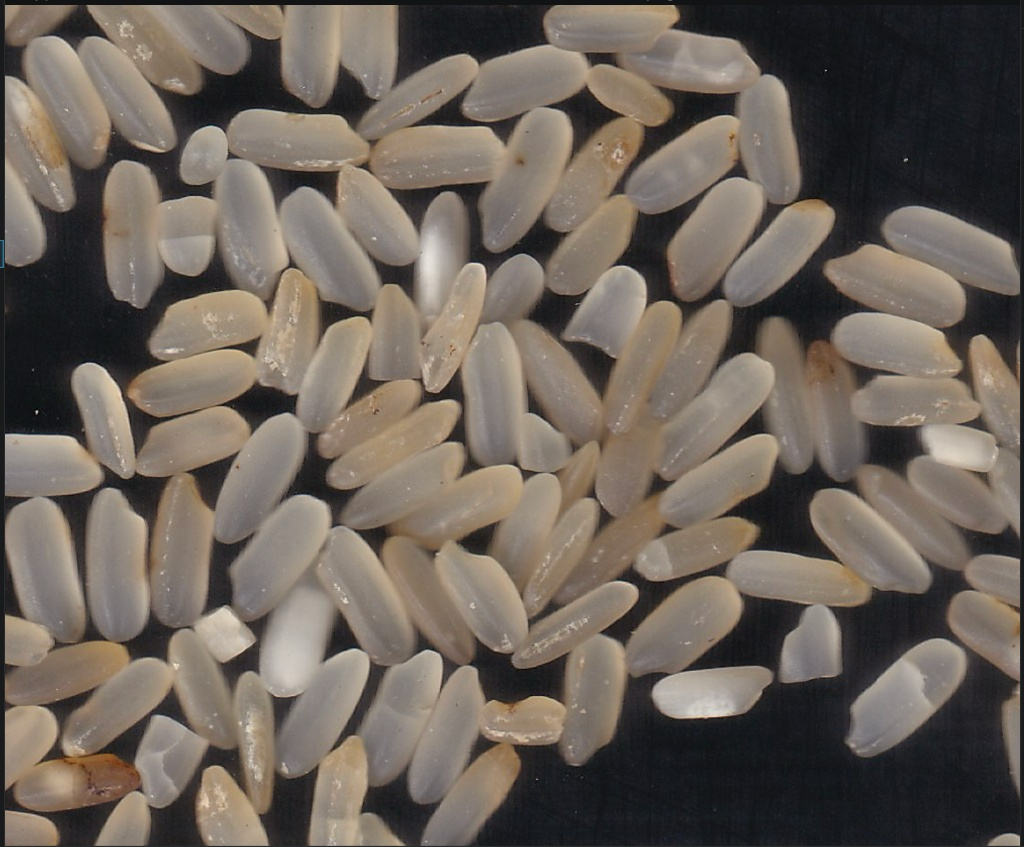
#> input picture inputs/InputImage.jpg, 1024 x 847 px
$ python rice_segmentation.py --input inputs/InputImage.jpg --expected inputs/ExpectedOutput.jpeg
#> lines starting #> are read from the running program, lines starting #| are printed output that depends on the picture; after the words box and inside, x2 and y2 are one past the last pixel; in counts of white or black regions, pixels touching at a corner belong together
"""Lean rice-grain instance segmentation pipeline.

The script builds a stylized instance map from a dark-background rice image:
1. make a clean foreground mask,
2. place one seed near each grain center,
3. estimate each grain's local direction,
4. render each grain as a colored ellipse on a black background.

Run:
    python rice_segmentation.py --input inputs/InputImage.jpg --expected inputs/ExpectedOutput.jpeg
"""

from __future__ import annotations

import argparse
import csv
from dataclasses import dataclass
from pathlib import Path
from typing import Dict, List, Optional, Sequence, Tuple

import cv2
import matplotlib.pyplot as plt
import numpy as np
from skimage.feature import peak_local_max


@dataclass(frozen=True)
class Config:
    input_path: str = "inputs/InputImage.jpg"
    expected_path: Optional[str] = "inputs/ExpectedOutput.jpeg"
    output_dir: str = "outputs"

    foreground_threshold: int = 60
    blur_kernel: int = 5
    morph_kernel: int = 3
    close_iterations: int = 1

    min_seed_distance: int = 12
    seed_threshold_abs: float = 2.0
    orientation_radius: int = 40
    ellipse_scale: float = 2.0

    clip_to_foreground: bool = False
    clip_dilation: int = 15
    random_seed: int = 42


def read_image(path: str) -> np.ndarray:
    image = cv2.imread(path, cv2.IMREAD_COLOR)
    if image is None:
        raise FileNotFoundError(f"Could not read image: {path}")
    return image


def ensure_odd(value: int) -> int:
    return value if value % 2 == 1 else value + 1


# Stage 1: grayscale and smoothing

def preprocess(image_bgr: np.ndarray, cfg: Config) -> Dict[str, np.ndarray]:
    gray = cv2.cvtColor(image_bgr, cv2.COLOR_BGR2GRAY)
    blur_size = ensure_odd(cfg.blur_kernel)
    blurred = cv2.GaussianBlur(gray, (blur_size, blur_size), 0)
    return {"gray": gray, "blurred": blurred}


# Stage 2: foreground extraction

def make_foreground_mask(blurred: np.ndarray, cfg: Config) -> np.ndarray:
    mask = np.uint8(blurred > cfg.foreground_threshold) * 255
    kernel_size = ensure_odd(cfg.morph_kernel)
    kernel = cv2.getStructuringElement(cv2.MORPH_ELLIPSE, (kernel_size, kernel_size))
    mask = cv2.morphologyEx(mask, cv2.MORPH_CLOSE, kernel, iterations=cfg.close_iterations)
    return mask


# Stage 3: seed placement

def find_grain_seeds(mask: np.ndarray, cfg: Config) -> Tuple[np.ndarray, np.ndarray]:
    distance_map = cv2.distanceTransform(mask, cv2.DIST_L2, 5)
    seed_points = peak_local_max(
        distance_map,
        min_distance=cfg.min_seed_distance,
        threshold_abs=cfg.seed_threshold_abs,
        labels=(mask > 0),
        exclude_border=False,
    )
    return seed_points, distance_map


def draw_seed_overlay(image_bgr: np.ndarray, seed_points: np.ndarray) -> np.ndarray:
    overlay = image_bgr.copy()
    for row, col in seed_points:
        cv2.circle(overlay, (int(col), int(row)), 3, (0, 0, 255), -1)
    return overlay


# Stage 4: local orientation estimation

def estimate_local_pose(
    row: int,
    col: int,
    mask: np.ndarray,
    gray: np.ndarray,
    cfg: Config,
) -> Tuple[float, float, float]:
    height, width = gray.shape
    radius = cfg.orientation_radius

    y0, y1 = max(0, row - radius), min(height, row + radius + 1)
    x0, x1 = max(0, col - radius), min(width, col + radius + 1)

    yy, xx = np.mgrid[y0:y1, x0:x1]
    local_mask = (mask[y0:y1, x0:x1] > 0).astype(np.float32)
    local_gray = gray[y0:y1, x0:x1].astype(np.float32)

    sigma = max(radius / 2.0, 1.0)
    gaussian_focus = np.exp(-((yy - row) ** 2 + (xx - col) ** 2) / (2 * sigma * sigma))
    brightness_weight = np.clip(local_gray - 40.0, 0.0, None) / 100.0
    weights = local_mask * gaussian_focus * (1.0 + brightness_weight)

    total = float(weights.sum())
    if total < 1e-6:
        return 0.0, 70.0, 24.0

    cx = float((weights * xx).sum() / total)
    cy = float((weights * yy).sum() / total)
    dx = xx - cx
    dy = yy - cy

    cov_xx = float((weights * dx * dx).sum() / total)
    cov_yy = float((weights * dy * dy).sum() / total)
    cov_xy = float((weights * dx * dy).sum() / total)

    covariance = np.array([[cov_xx, cov_xy], [cov_xy, cov_yy]], dtype=np.float64)
    eigenvalues, eigenvectors = np.linalg.eigh(covariance)
    order = np.argsort(eigenvalues)[::-1]
    eigenvalues = eigenvalues[order]
    eigenvectors = eigenvectors[:, order]

    angle = float(np.degrees(np.arctan2(eigenvectors[1, 0], eigenvectors[0, 0])))
    major_axis = 4.2 * float(np.sqrt(max(eigenvalues[0], 1.0)))
    minor_axis = 3.2 * float(np.sqrt(max(eigenvalues[1], 1.0)))

    major_axis = float(np.clip(major_axis, 40.0, 95.0)) * cfg.ellipse_scale
    minor_axis = float(np.clip(minor_axis, 14.0, 34.0)) * cfg.ellipse_scale

    if major_axis / max(minor_axis, 1.0) < 1.8:
        major_axis = minor_axis * 2.4

    return angle, major_axis, minor_axis


# Stage 5: instance rendering

def render_instances(
    image_shape: Tuple[int, int],
    mask: np.ndarray,
    gray: np.ndarray,
    seed_points: np.ndarray,
    cfg: Config,
) -> Tuple[np.ndarray, List[Dict[str, float]]]:
    height, width = image_shape
    canvas = np.zeros((height, width, 3), dtype=np.uint8)
    rng = np.random.default_rng(cfg.random_seed)

    clip_mask = None
    if cfg.clip_to_foreground:
        dilate_size = ensure_odd(cfg.clip_dilation)
        kernel = cv2.getStructuringElement(cv2.MORPH_ELLIPSE, (dilate_size, dilate_size))
        clip_mask = cv2.dilate(mask, kernel, iterations=1)

    instance_rows: List[Dict[str, float]] = []
    for instance_id, (row, col) in enumerate(seed_points, start=1):
        angle, major_axis, minor_axis = estimate_local_pose(int(row), int(col), mask, gray, cfg)
        color = rng.integers(45, 256, size=3, dtype=np.uint8).tolist()

        instance_mask = np.zeros((height, width), dtype=np.uint8)
        cv2.ellipse(
            instance_mask,
            ((float(col), float(row)), (major_axis, minor_axis), angle),
            color=255,
            thickness=-1,
            lineType=cv2.LINE_AA,
        )

        if clip_mask is not None:
            instance_mask = cv2.bitwise_and(instance_mask, instance_mask, mask=clip_mask)

        canvas[instance_mask > 0] = color
        instance_rows.append(
            {
                "id": float(instance_id),
                "x": float(col),
                "y": float(row),
                "major_axis": float(major_axis),
                "minor_axis": float(minor_axis),
                "angle_deg": float(angle),
            }
        )

    return canvas, instance_rows


# Stage 6: saving and comparison

def save_image(path: Path, image: np.ndarray) -> None:
    path.parent.mkdir(parents=True, exist_ok=True)
    cv2.imwrite(str(path), image)


def normalize_for_view(image: np.ndarray) -> np.ndarray:
    if image.max() == 0:
        return image.copy()
    return cv2.normalize(image, None, 0, 255, cv2.NORM_MINMAX).astype(np.uint8)


def foreground_metrics(output_bgr: np.ndarray, expected_bgr: Optional[np.ndarray]) -> Dict[str, Optional[float]]:
    if expected_bgr is None:
        return {"foreground_iou": None, "dice_score": None}

    output_mask = np.any(output_bgr > 0, axis=2)
    expected_mask = np.any(expected_bgr > 10, axis=2)

    intersection = np.logical_and(output_mask, expected_mask).sum()
    union = np.logical_or(output_mask, expected_mask).sum()
    total = output_mask.sum() + expected_mask.sum()

    iou = float(intersection / union) if union else 0.0
    dice = float((2 * intersection) / total) if total else 0.0
    return {"foreground_iou": iou, "dice_score": dice}


def save_instance_csv(path: Path, rows: Sequence[Dict[str, float]]) -> None:
    path.parent.mkdir(parents=True, exist_ok=True)
    fieldnames = ["id", "x", "y", "major_axis", "minor_axis", "angle_deg"]
    with path.open("w", newline="") as file:
        writer = csv.DictWriter(file, fieldnames=fieldnames)
        writer.writeheader()
        writer.writerows(rows)


def save_comparison(
    save_path: Path,
    original_bgr: np.ndarray,
    mask: np.ndarray,
    seed_overlay_bgr: np.ndarray,
    output_bgr: np.ndarray,
    expected_bgr: Optional[np.ndarray],
) -> None:
    panels = [
        ("Input", cv2.cvtColor(original_bgr, cv2.COLOR_BGR2RGB)),
        ("Foreground mask", mask, "gray"),
        ("Seed centers", cv2.cvtColor(seed_overlay_bgr, cv2.COLOR_BGR2RGB)),
        ("Generated output", cv2.cvtColor(output_bgr, cv2.COLOR_BGR2RGB)),
    ]

    if expected_bgr is not None:
        panels.append(("Expected output", cv2.cvtColor(expected_bgr, cv2.COLOR_BGR2RGB)))

    fig, axes = plt.subplots(1, len(panels), figsize=(5 * len(panels), 5))
    if len(panels) == 1:
        axes = [axes]

    for axis, panel in zip(axes, panels):
        title = panel[0]
        image = panel[1]
        cmap = panel[2] if len(panel) == 3 else None
        axis.imshow(image, cmap=cmap)
        axis.set_title(title)
        axis.axis("off")

    fig.tight_layout()
    fig.savefig(save_path, dpi=180, bbox_inches="tight")
    plt.close(fig)


def run(cfg: Config, show: bool = False) -> Dict[str, object]:
    output_dir = Path(cfg.output_dir)
    output_dir.mkdir(parents=True, exist_ok=True)

    image = read_image(cfg.input_path)
    expected = read_image(cfg.expected_path) if cfg.expected_path else None

    prep = preprocess(image, cfg)
    mask = make_foreground_mask(prep["blurred"], cfg)
    seeds, distance_map = find_grain_seeds(mask, cfg)
    seed_overlay = draw_seed_overlay(image, seeds)
    output, rows = render_instances(image.shape[:2], mask, prep["gray"], seeds, cfg)
    metrics = foreground_metrics(output, expected)

    save_image(output_dir / "01_gray.png", prep["gray"])
    save_image(output_dir / "02_blurred.png", prep["blurred"])
    save_image(output_dir / "03_foreground_mask.png", mask)
    save_image(output_dir / "04_distance_map.png", normalize_for_view(distance_map))
    save_image(output_dir / "05_seed_overlay.png", seed_overlay)
    save_image(output_dir / "06_final_segmented_output.png", output)
    save_instance_csv(output_dir / "seed_instances.csv", rows)
    save_comparison(output_dir / "comparison.png", image, mask, seed_overlay, output, expected)

    with (output_dir / "run_summary.txt").open("w") as file:
        file.write(f"Detected seed instances: {len(seeds)}\n")
        file.write(f"Foreground threshold: {cfg.foreground_threshold}\n")
        file.write(f"Minimum seed distance: {cfg.min_seed_distance}\n")
        file.write(f"Ellipse scale: {cfg.ellipse_scale}\n")
        file.write(f"Clip to foreground: {cfg.clip_to_foreground}\n")
        file.write(f"Foreground IoU: {metrics['foreground_iou']}\n")
        file.write(f"Dice score: {metrics['dice_score']}\n")

    if show:
        plt.imshow(cv2.cvtColor(output, cv2.COLOR_BGR2RGB))
        plt.title("Final segmented output")
        plt.axis("off")
        plt.show()

    print(f"Saved outputs to: {output_dir}")
    print(f"Detected seed instances: {len(seeds)}")
    if metrics["foreground_iou"] is not None:
        print(f"Foreground IoU: {metrics['foreground_iou']:.4f}")
        print(f"Dice score: {metrics['dice_score']:.4f}")

    return {
        "output": output,
        "mask": mask,
        "seeds": seeds,
        "metrics": metrics,
        "output_dir": output_dir,
    }


def parse_args() -> argparse.Namespace:
    parser = argparse.ArgumentParser(description="Lean rice-grain instance segmentation pipeline")
    parser.add_argument("--input", default=Config.input_path, help="Path to the raw rice image")
    parser.add_argument("--expected", default=Config.expected_path, help="Path to the reference output image")
    parser.add_argument("--no-expected", action="store_true", help="Run without a reference image")
    parser.add_argument("--output-dir", default=Config.output_dir, help="Directory for generated files")
    parser.add_argument("--threshold", type=int, default=Config.foreground_threshold, help="Foreground threshold")
    parser.add_argument("--min-seed-distance", type=int, default=Config.min_seed_distance, help="Minimum distance between seeds")
    parser.add_argument("--ellipse-scale", type=float, default=Config.ellipse_scale, help="Scale factor for rendered ellipses")
    parser.add_argument("--clip-to-foreground", action="store_true", help="Clip rendered ellipses to a dilated foreground mask")
    parser.add_argument("--show", action="store_true", help="Display the final output")
    return parser.parse_args()


def main() -> None:
    args = parse_args()
    cfg = Config(
        input_path=args.input,
        expected_path=None if args.no_expected else args.expected,
        output_dir=args.output_dir,
        foreground_threshold=args.threshold,
        min_seed_distance=args.min_seed_distance,
        ellipse_scale=args.ellipse_scale,
        clip_to_foreground=args.clip_to_foreground,
    )
    run(cfg, show=args.show)
#> in read_image, image is the input picture: shape (847, 1024, 3); mean B, G, R 90.2, 98.9, 108.4
#> call 2 of read_image, with path = 'inputs/ExpectedOutput.jpeg'
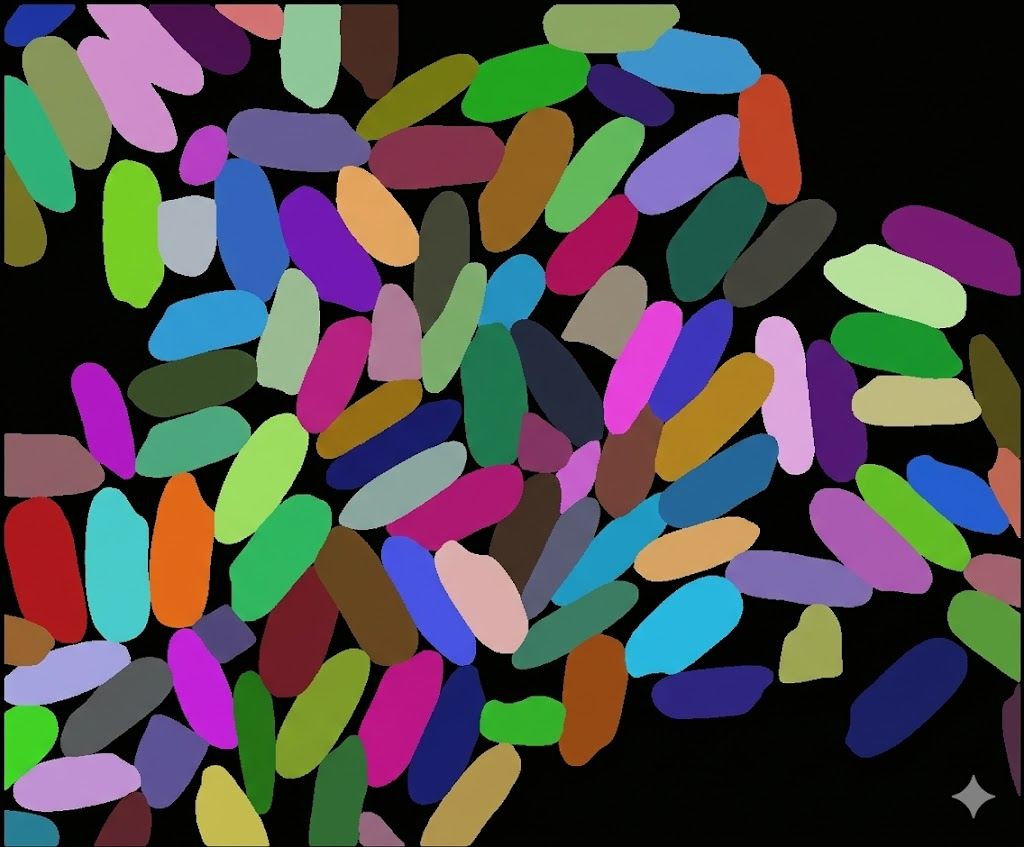
#> input picture inputs/ExpectedOutput.jpeg, 1024 x 847 px
#> in read_image, image is the input picture: shape (847, 1024, 3); mean B, G, R 75.6, 75, 78.5
#> in run, `prep = preprocess(image, cfg)`: prep = 2 items
#> in make_foreground_mask, `mask = np.uint8(blurred > cfg.foreground_threshold) * 255`:
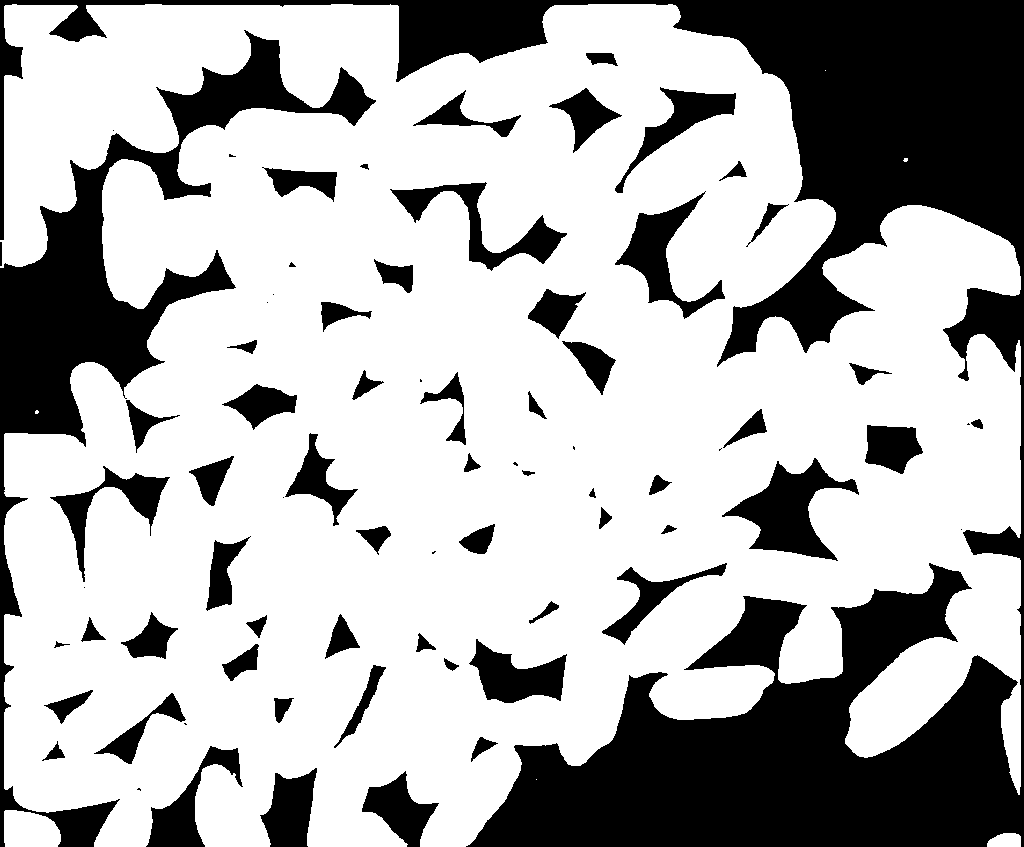
#> mask: shape (847, 1024); 69.2% white; 76 black regions (15 under 20 px), largest, box (x1, y1, x2, y2) and area: (0, 0, 1024, 847) 163146, (0, 30, 376, 847) 40921, (722, 458, 859, 561) 5709
#> in find_grain_seeds, `distance_map = cv2.distanceTransform(mask, cv2.DIST_L2, 5)`:
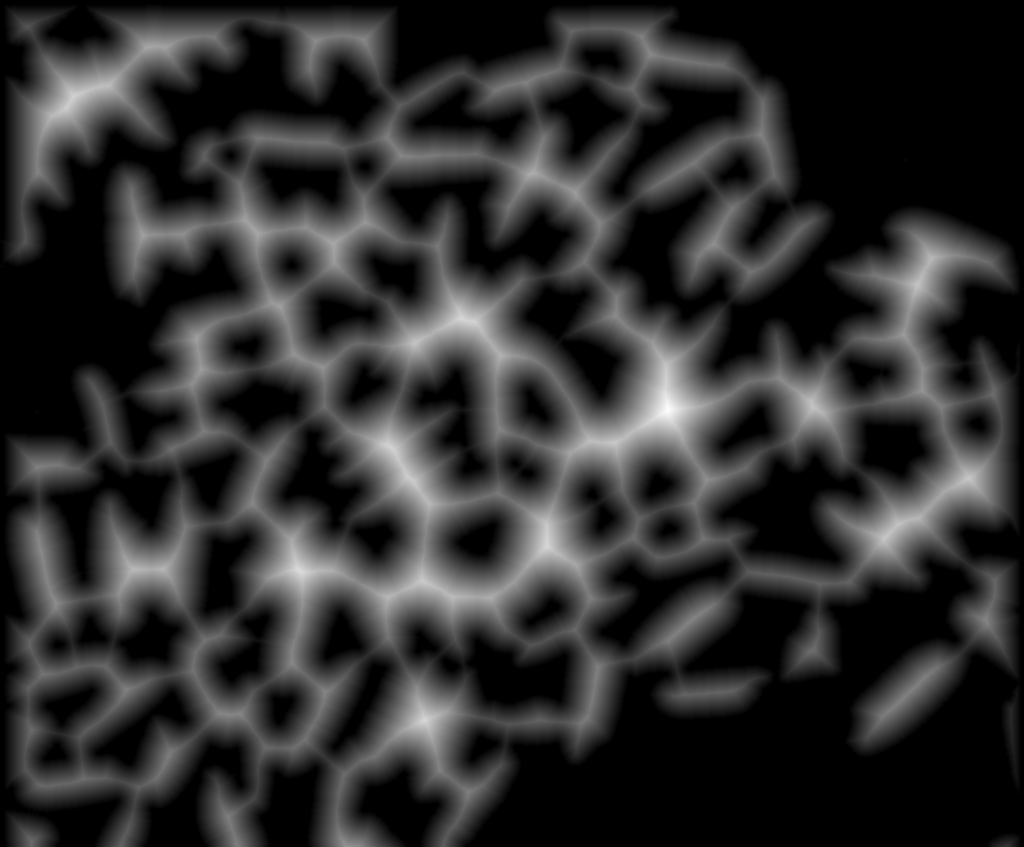
#> distance_map: shape (847, 1024) float32; min 0, max 66.19, mean 12.1; drawn with min black and max white
#> in find_grain_seeds, `seed_points = peak_local_max( distance_map, min_distance=cfg.min_seed_..`: seed_points = 139 pairs, first value 22 to 846, second value 25 to 1018
#> in run, `seeds, distance_map = find_grain_seeds(mask, cfg)`: seeds has the same summary as seed_points in find_grain_seeds
#> the loop in draw_seed_overlay, `for row, col in seed_points:` made 139 passes
#> (row, col) on passes 1 to 8: (409, 668), (570, 299), (318, 461), (546, 546), (720, 424), (449, 393), (96, 73), (476, 407)
#> after the loop in draw_seed_overlay, `for row, col in seed_points:`:
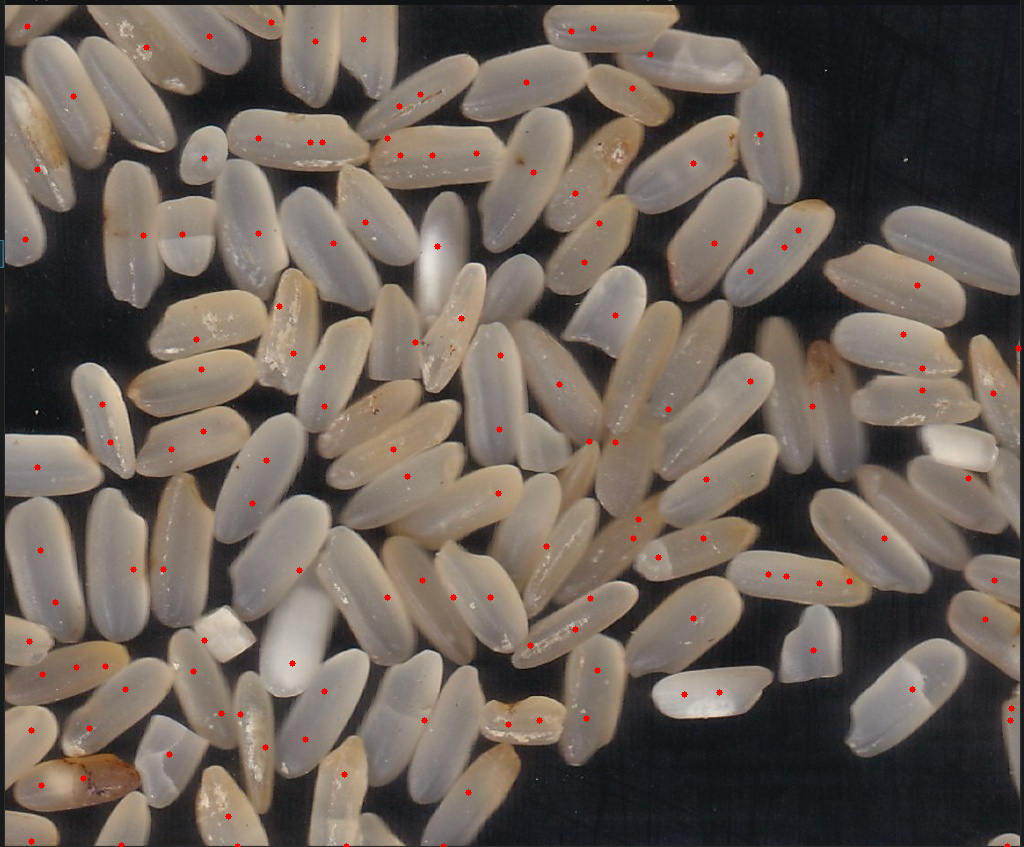
#> overlay: shape (847, 1024, 3); 0.46% of pixels changed, all inside (x1, y1, x2, y2) = (22, 19, 1022, 847)
#> the loop in render_instances, `for instance_id, (row, col) in enumerate(seed_points, start=1):` made 139 passes
#> (row, col) on passes 25 to 32: (243, 333), (47, 146), (233, 258), (235, 143), (306, 279), (339, 196), (369, 201), (193, 575)
#> pass 1, in estimate_local_pose, `local_gray = gray[y0:y1, x0:x1].astype(np.float32)`:
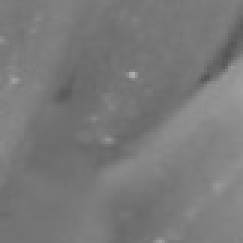
#> local_gray: shape (81, 81) float32 (shown 3 times larger); min 85, max 176, mean 121.2
#> the loop in save_comparison, `for axis, panel in zip(axes, panels):` made 5 passes
#> in save_comparison, `fig.savefig(save_path, dpi=180, bbox_inches="tight")`:
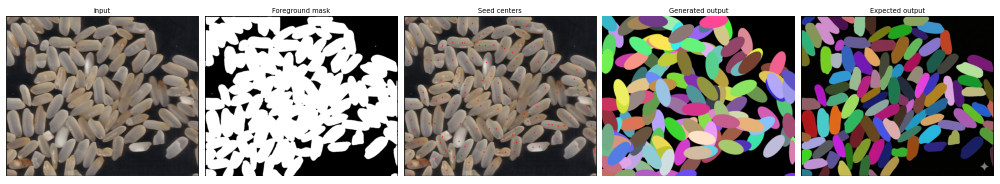
#> figure drawn by matplotlib, 5 panels
#| Detected seed instances: 139
#| Foreground IoU: 0.7741
#| Dice score: 0.8727


if __name__ == "__main__":
    main()
